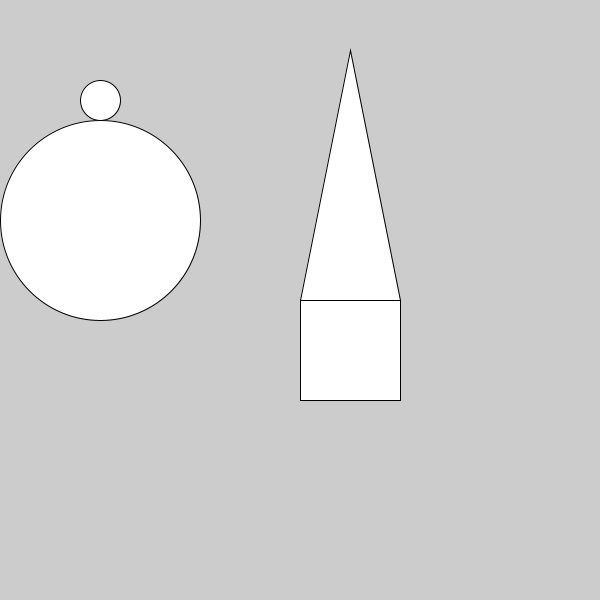
Frame 1 (no input)
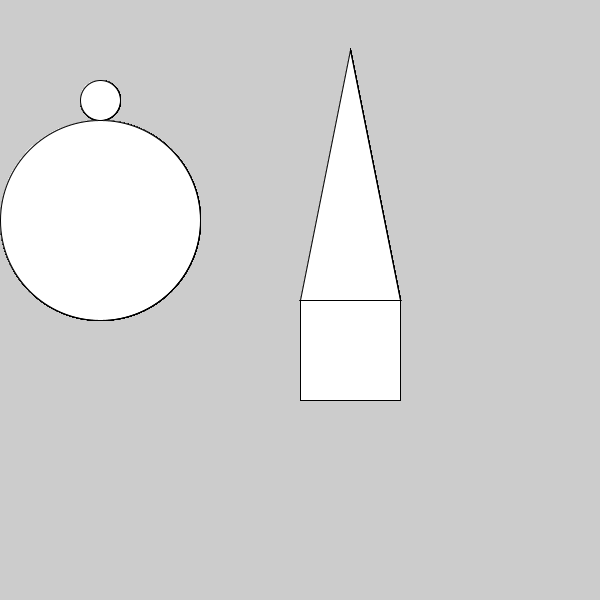
Frame 60 (the mouse pressed at the canvas centre just before this capture)
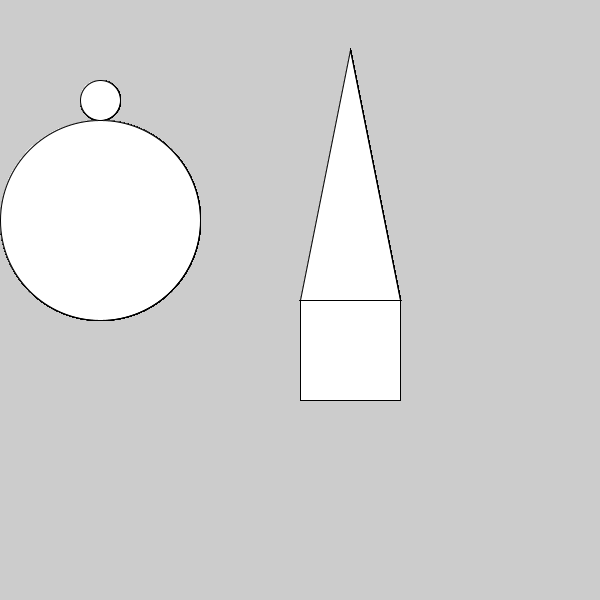
Frame 120 (the mouse held since frame 60 and released just before this capture)

The Processing sketch that drew these frames (run headless with seeded random() and noise(); from frame 60 on, the mouse is pressed at the canvas centre):

// Processing sketch: CP014_functionsChurch
// ── CP014_functionsChurch.pde
// some more examples of functions

void setup() {
  size(600, 600);
}

void draw() {
  drawChurch();
  drawSnowman();
}

void drawChurch() {
  rect(width/2, height/2, 100, 100);
  triangle(width/2, height/2, width/2 + 100, height/2, width/2 + 50, 50);
}

void drawSnowman() {
  ellipse(100, 100, 40, 40); // head
  ellipse(100, 220, 200, 200);
}
